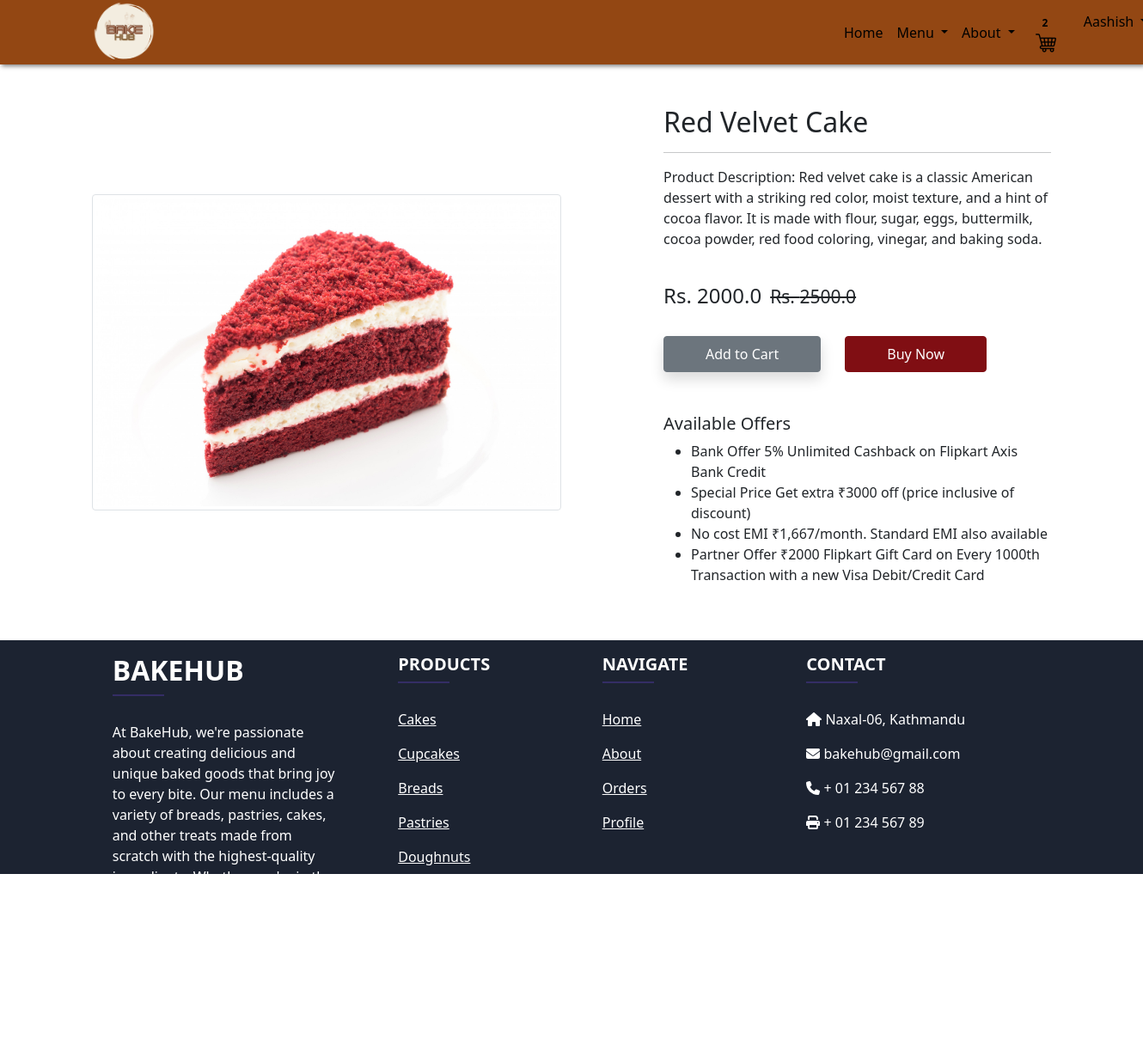
Page /product-detail/9 (signed in) on the committed database.
### app/models.py (models this page shows, shortened)
class Product(models.Model):
    title = models.CharField(max_length=100)
    selling_price = models.FloatField()
    discounted_price = models.FloatField()
    description = models.TextField()
    category = models.CharField(choices=CATEGORY_CHOICES, max_length=15)
    product_image = models.ImageField(upload_to='productsimg')

### app/views.py (the view)
# urls.py: path('product-detail/<int:pk>', views.ProductDetailView.as_view(), name='product-detail'),
class ProductDetailView(View):
 def get(self, request, pk):
  totalitem = 0
  product = Product.objects.get(pk=pk)
  item_already_in_cart = False
  item_already_in_cart = Cart.objects.filter(Q(product=product.id) & Q(user=request.user)).exists()
  if request.user.is_authenticated:
   totalitem = len(Cart.objects.filter(user=request.user))
  return render(request,'app/productdetail.html',{'product':product,'item_already_in_cart':item_already_in_cart, 'totalitem':totalitem})

### app/templates/app/productdetail.html (shortened to what this page needs)
{% extends 'app/base.html' %}
{% load static %}
{% block main-content %}
<div class="container my-5">
 <div class="row">
  <div class="col-sm-6 text-center align-self-center">
   <img src="{{product.product_image.url}}" alt="" class="img-fluid img-thumbnail">
  </div>
  <div class="col-sm-5 offset-sm-1">
   <h2>{{product.title}}</h2>
   <hr>
   <p>Product Description: {{product.description}}</p> <br>
   <h4>Rs. {{product.discounted_price}}<small style="margin-left: 10px;" class="fw-light text-decoration-line-through">Rs. {{product.selling_price}}</small></h4> <br>
  {% if item_already_in_cart %}
   <a href="{% url 'showcart' %}" class="btn btn-warning shadow px-5 py-2 ms-4">Go to cart</a>
  {% else %}
   <form action="/add-to-cart" class="d-inline">
    <button type="submit" class="btn btn-secondary shadow px-5 py-2" id="add-to-cart-btn">Add to Cart</button>
   </form>
   {% endif %}
   <a style="background-color:#800E13; border-color:#800E13; color:#ffffff;" href="{% url 'checkout' %}" class="btn  px-5 py-2 ms-4">Buy Now</a>
   <h5 class="mt-5">Available Offers</h5>
   <ul>
    <li>Bank Offer 5% Unlimited Cashback on Flipkart Axis Bank Credit</li>
    <li>Special Price Get extra ₹3000 off (price inclusive of discount)</li>
    <li>No cost EMI ₹1,667/month. Standard EMI also available</li>
    <li>Partner Offer ₹2000 Flipkart Gift Card on Every 1000th Transaction with a new Visa Debit/Credit Card</li>
   </ul>
  </div>
 </div>
</div>
{% endblock main-content %}

### app/templates/app/base.html (shortened to what this page needs)
<!doctype html>
{% load static %}
<html lang="en">
  <head>
    <link href="https://cdn.jsdelivr.net/npm/bootstrap@5.0.0-beta1/dist/css/bootstrap.min.css" rel="stylesheet">
    <link rel="stylesheet" href="{% static 'app/css/owl.carousel.min.css' %}">
    <link rel="stylesheet" href="{% static 'app/css/all.min.css' %}">
    <link rel="stylesheet" href="{% static 'app/css/style.css' %}">
    <link rel="stylesheet" href="{% static 'app/css/landing.css' %}">
  </head>
  <body style="background-color: #fff">
    <nav class="navbar navbar-expand-lg navbar-dark " style="background-color: #934713; box-shadow: 2px 2px 5px rgba(0, 0, 0, 0.5);height:75px">
     <div class="container">
       <a class="navbar-brand" href="/"><img src="{% static 'app/images/icons/bakelogo.png' %}" style="width:75px; height:75px;" alt="BakeHub"/></a>
       <div class="collapse navbar-collapse" id="navbarSupportedContent">
         <ul class="navbar-nav me-auto mb-2 mb-lg-0" style="margin-left:48.5rem;">
           <li class="nav-item">
             <a class="nav-link active" aria-current="page" style="color:#000;" href="/">Home</a>
           </li>
           <li class="nav-item dropdown">
             <a style="color:#000 !important;" class="nav-link dropdown-toggle text-white" href="#" id="bakeryDropdown" role="button" data-bs-toggle="dropdown" aria-expanded="false">
               Menu
             </a>
           </li>
           <li class="nav-item dropdown">
             <a style="color:#000 !important;" class="nav-link dropdown-toggle text-white" href="#" id="fashionDropdown" role="button" data-bs-toggle="dropdown" aria-expanded="false">
                About
              </a>
           </li>
         </ul>
         <div>
          <ul class="navbar-nav me-auto mb-2 mb-lg-0">
          {% if request.user.is_authenticated %}
            <li class="nav-item mx-2">
             <a  href="{% url 'showcart' %}" class="nav-link text-white="><span class="badge" style="color:#000; background-color:#dc354500;">{{totalitem}}</span><img src="{% static 'app/images/icons/shopcart.png' %}" alt="Cart"/></a>
            <li class="nav-item dropdown mx-2">
              <a style="color:#000;" class="nav-link dropdown-toggle" href="#" id="profileDropdown" role="button" data-bs-toggle="dropdown" aria-expanded="false">
                  {{request.user.username|capfirst}}
              </a>
            </li>
            {% endif %}
          </ul>
         </div>
       </div>
     </div>
    </nav>
    {% block main-content %} {% endblock main-content %}
     <footer
          class="text-center text-lg-start text-white"
          style="background-color: #1c2331"
          >
    <section class="">
      <div class="container text-center text-md-start mt-5">
        <div class="row mt-3">
          <div class="col-md-3 col-lg-4 col-xl-3 mx-auto mb-4">
            <h2 class="text-uppercase fw-bold">BakeHub</h2>
            <hr
                class="mb-4 mt-0 d-inline-block mx-auto"
                style="width: 60px; background-color: #7c4dff; height: 2px"
                />
            <p>
              At BakeHub, we're passionate about creating delicious and unique baked goods that bring joy to every bite.
                Our menu includes a variety of breads, pastries, cakes, and other treats made from scratch with the highest-quality ingredients.
                Whether you're in the mood for a croissant, a slice of cake, or a fresh loaf of bread, we've got you covered.
                We also offer catering services for events of all sizes. Come visit us and taste the BakeHub difference!
            </p>
          </div>
          <div class="col-md-2 col-lg-2 col-xl-2 mx-auto mb-4">
            <h5 class="text-uppercase fw-bold">Products</h5>
            <hr
                class="mb-4 mt-0 d-inline-block mx-auto"
                style="width: 60px; background-color: #7c4dff; height: 2px"
                />
            <p>
              <a  class="text-white">Cakes</a>
            </p>
            <p>
              <a  class="text-white">Cupcakes</a>
            </p>
            <p>
              <a  class="text-white">Breads</a>
            </p>
            <p>
              <a  class="text-white">Pastries</a>
            </p>
            <p>
              <a class="text-white">Doughnuts</a>
            </p>
          </div>
          <div class="col-md-3 col-lg-2 col-xl-2 mx-auto mb-4">
            <h5 class="text-uppercase fw-bold">Navigate</h5>
            <hr
                class="mb-4 mt-0 d-inline-block mx-auto"
                style="width: 60px; background-color: #7c4dff; height: 2px"
                />
            <p>
              <a href="/" class="text-white">Home</a>
            </p>
            <p>
              <a href="{% url 'aboutus' %}" class="text-white">About</a>
            </p>
            <p>
              <a href="{% url 'orders' %}" class="text-white">Orders</a>
            </p>
            <p>
              <a href="{% url 'profile' %}" class="text-white">Profile</a>
            </p>
          </div>
          <div class="col-md-4 col-lg-3 col-xl-3 mx-auto mb-md-0 mb-4">
            <h5 class="text-uppercase fw-bold">Contact</h5>
            <hr
                class="mb-4 mt-0 d-inline-block mx-auto"
                style="width: 60px; background-color: #7c4dff; height: 2px"
                />
            <p><i class="fas fa-home mr-3"></i> Naxal-06, Kathmandu</p>
            <p><i class="fas fa-envelope mr-3"></i> bakehub@gmail.com</p>
            <p><i class="fas fa-phone mr-3"></i> + 01 234 567 88</p>
            <p><i class="fas fa-print mr-3"></i> + 01 234 567 89</p>
          </div>
        </div>
      </div>
    </section>
  </footer>
  </body>
</html>

### app/static/app/css/landing.css (style rules this page uses)
.container { display: flex; justify-content: center; align-items: center; background-color: #f5f5f500; }

### rows in the picture
Product: product_image (picture), title "Red Velvet Cake", description "Red velvet cake is a classic American dessert with a striking red color, moist texture, and a hint of cocoa flavor. It is made with flour, sugar, eggs, buttermilk, cocoa powder, red food coloring, vinegar, and baking soda.", discounted_price "2000.0", selling_price "2500.0"

### other values in the picture
{{ totalitem }} "2"
{{ request.user.username|capfirst }} "Aashish"
